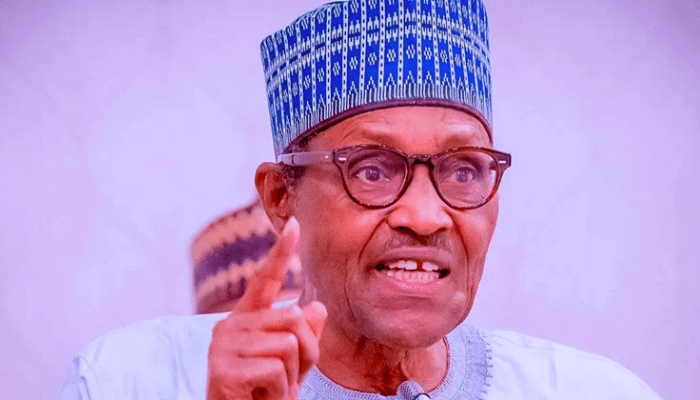
#> input picture model/test_images/Buhari-4-1.png, 700 x 400 px
$ jupyter execute politicians_classifier_model.ipynb   (shell and % lines are left out)
#> lines starting #> are read from the running program, lines starting #| are printed output that depends on the picture; after the words box and inside, x2 and y2 are one past the last pixel; in counts of white or black regions, pixels touching at a corner belong together
[cell 1]
import numpy
import cv2
import matplotlib
from matplotlib import pyplot as plt

## READING IN THE IMAGE WITH CV

[cell 2]
img = cv2.imread("./test_images/Buhari-4-1.png")
#> img is the input picture: shape (400, 700, 3); mean B, G, R 207.5, 154.5, 192.1

img.shape
#> Out = (400, 700, 3)

## USING MATPLOTLIB TO PLOT THE IMAGE

[cell 3]
plt.imshow(img)

## TURNNING THE IMAGE TO GREYSCALE

[cell 4]
gray_image = cv2.cvtColor(img, cv2.COLOR_BGR2GRAY)
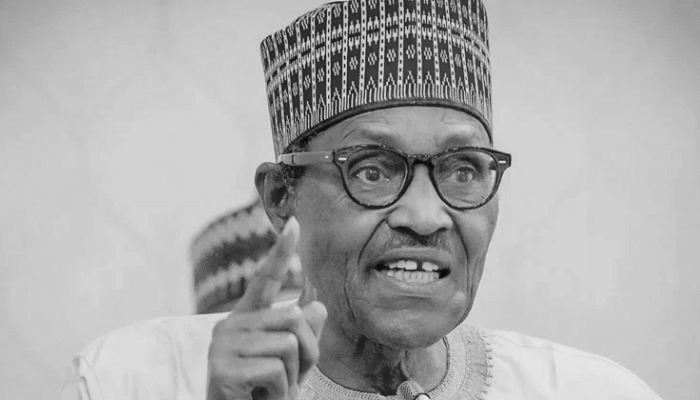
#> gray_image: shape (400, 700); min 12, max 228, mean 171.8


gray_image.shape
#> Out = (400, 700)

[cell 5]
gray_image

[cell 6]
plt.imshow(gray_image, cmap="gray")

## DETECTING FACES

[cell 7]
face_cascade = cv2.CascadeClassifier("./opencv/haarcascades/haarcascade_frontalface_default.xml")
eye_cascade = cv2.CascadeClassifier("./opencv/haarcascades/haarcascade_eye.xml")

faces = face_cascade.detectMultiScale(gray_image)
#> faces = [[302, 82, 236, 236]]

faces
#> Out = [[302, 82, 236, 236]]
# returns a 2d array for the faces it finds,
#if there are n faces, the lenght of the 2d array is n

[cell 8]
(x_point, y_point , widht, height) = faces[0]
#> x_point = 302; y_point = 82; widht = 236; height = 236
(x_point, y_point , widht, height)
#> Out = (302, 82, 236, 236)

## CREATING THE RECTANGLE TO SHOW THE FACE IN THE IMAGE

[cell 9]
detect_face = cv2.rectangle(img, (x_point, y_point), (x_point + widht, y_point + height), (255, 0, 0), 2)
plt.imshow(detect_face)

[cell 10]
cv2.destroyAllWindows()
for (x, y, w, h) in faces:

    face_img = cv2.rectangle(img, (x, y), (x + w, y + h), (255, 0, 0), 2)

    roi_gray = gray_image[y: y + h, x: x + w]

    roi_color = face_img[y: y + h, x: x + w]

    eyes = eye_cascade.detectMultiScale(roi_gray)

    for (ex, ey, ew, eh) in eyes:
        cv2.rectangle(roi_color, (ex, ey), (ex+ew, ey+eh), (0, 255, 0), 2)
#> this loop made 1 pass
#> (x, y, w, h, eyes) on pass 1: (302, 82, 236, 236, [[149, 80, 25, 25], [45, 70, 44, 44]])
#> pass 1, `roi_gray = gray_image[y: y + h, x: x + w]`:
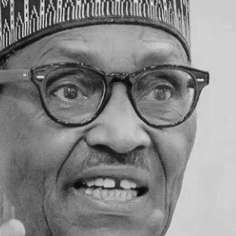
#> roi_gray: shape (236, 236); min 12, max 223, mean 134.4
#> pass 1, `roi_color = face_img[y: y + h, x: x + w]`:
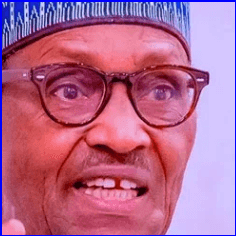
#> roi_color: shape (236, 236, 3); mean B, G, R 143.6, 104.4, 180.5
#> after the loop:
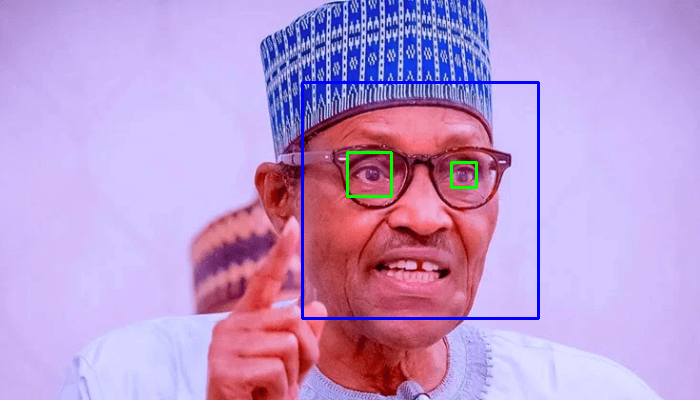
#> img: shape (400, 700, 3); mean B, G, R 207.9, 153.7, 189.8
#> after the loop:
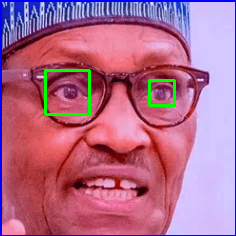
#> roi_color: shape (236, 236, 3); 1.47% of pixels changed, all inside (x1, y1, x2, y2) = (44, 69, 176, 116)


plt.figure()
plt.imshow(face_img, cmap="gray")
plt.show()
